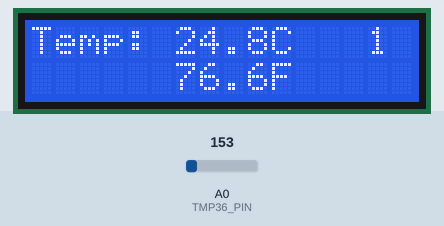
The sketch below on a simulated Arduino Uno, built with avr-gcc and run on an emulated ATmega328P. On the bench: 16×2 character LCD. Inputs (shaded band) come from the test bench; at power-on: A0 (TMP36_PIN) = 153. What the sketch prints to the serial monitor is not drawn.

Above: at 3.2 s.
3.3 s: A0 (TMP36_PIN) set to 165
At 5.4 s:
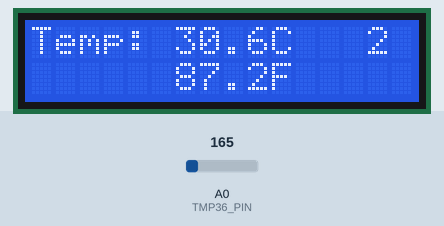
7.8 s: A0 (TMP36_PIN) set to 175
At 9.5 s:
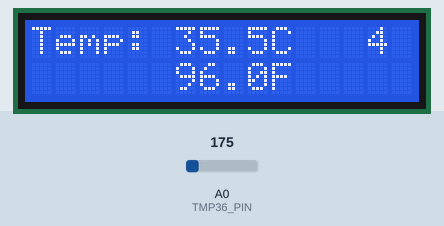
11.9 s: A0 (TMP36_PIN) set to 191
At 13.7 s:
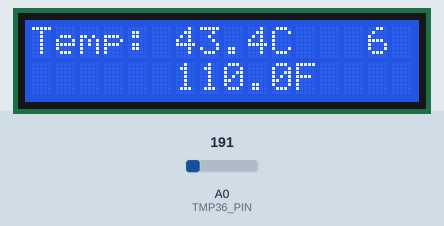
Timing chart, 0 to 15.2 s (numbered marks = the images above; inputs shaded):
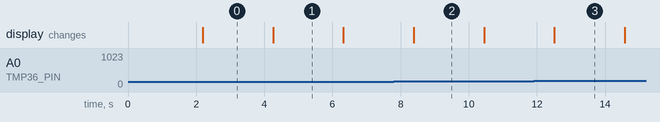

Measured:
- what the display in image 1 shows lasts 2.0 s, from 4.3 s to 6.3 s

The sketch:

TempSensor_Test.ino
```cpp
/*
 TEMPERATURE SENSOR TEST
 */
#include <LiquidCrystal.h>

// LCD setup (keep your working LCD connections)
LiquidCrystal lcd(12, 11, 5, 4, 3, 2);

// TMP36 Temperature Sensor   // in the kit its DHT11 [both temp + humidity sensor]
const int TMP36_PIN = A0;

void setup() {
  Serial.begin(9600);
  lcd.begin(16, 2);

  Serial.println("=== TMP36 Temperature Sensor Test ===");
  Serial.println("");

  // LCD welcome message
  lcd.clear();
  lcd.setCursor(0, 0);
  lcd.print("TMP36 Sensor");
  lcd.setCursor(0, 1);
  lcd.print("Initializing...");

  delay(2000);

  Serial.println("TMP36 sensor ready");
  Serial.println("Reading temperature every 2 seconds");
  Serial.println("");
}

void loop() {
  // Read the analog value from TMP36
  int sensorValue = analogRead(TMP36_PIN);

  // Convert analog reading to voltage
  float voltage = sensorValue * (5.0 / 1023.0);

  // Convert voltage to temperature in Celsius
  // TMP36 formula: Temperature = (voltage - 0.5) * 100
  float temperatureC = (voltage - 0.5) * 100.0;

  // Convert to Fahrenheit
  float temperatureF = (temperatureC * 9.0/5.0) + 32.0;

  // Display detailed information on Serial Monitor
  Serial.println("=== TMP36 Reading ===");
  Serial.print("Raw ADC Value: ");
  Serial.println(sensorValue);
  Serial.print("Voltage: ");
  Serial.print(voltage, 3);
  Serial.println(" V");
  Serial.print("Temperature: ");
  Serial.print(temperatureC, 1);
  Serial.println(" °C");
  Serial.print("Temperature: ");
  Serial.print(temperatureF, 1);
  Serial.println(" °F");
  Serial.println("");

  // Update LCD display
  lcd.clear();
  lcd.setCursor(0, 0);
  lcd.print("Temp: ");
  lcd.print(temperatureC, 1);
  lcd.print("C");

  lcd.setCursor(0, 1);
  lcd.print("      ");
  lcd.print(temperatureF, 1);
  lcd.print("F");

  // Add a simple status indicator
  static int readingCount = 0;
  readingCount++;

  // Show reading number in corner of LCD
  lcd.setCursor(14, 0);
  lcd.print(readingCount % 10); // Show last digit of count

  Serial.print("Reading #");
  Serial.println(readingCount);
  Serial.println("---");

  delay(2000); // Update every 2 seconds
}
```
